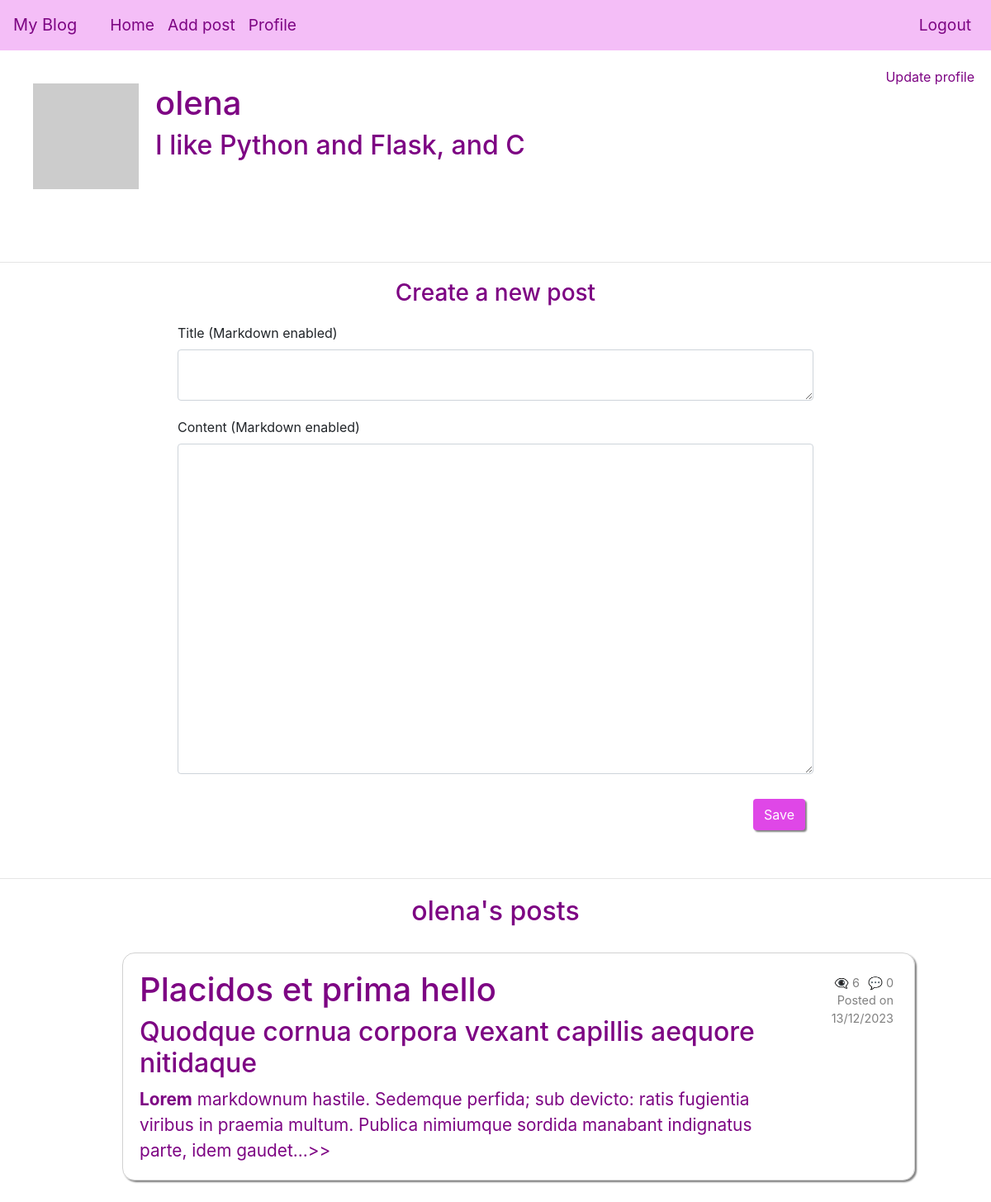
/user/olena (signed in), run on an earlier commit of the app's database.
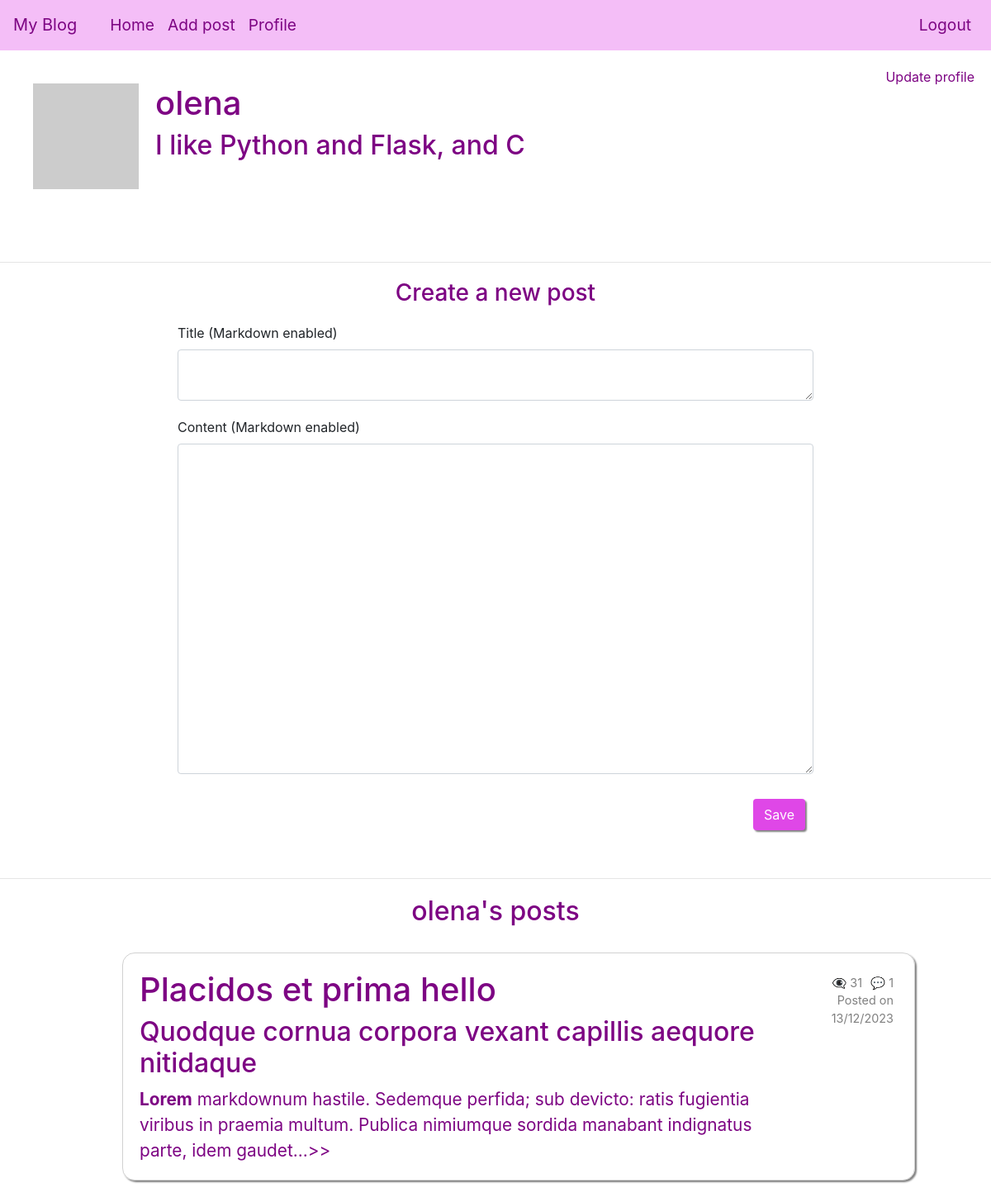
And on a later commit of the database.
### app/models/models.py (models this page shows, shortened)
class Post(db.Model):
    __tablename__ = "post"
    id = db.Column(db.Integer, primary_key=True)
    title = db.Column(String(250))
    title_html = db.Column(db.String(250))
    body = db.Column(String(2500))
    body_html = db.Column(db.String(2500))
    timestamp = db.Column(DateTime, default=func.now())
    user_id = db.Column(db.Integer, db.ForeignKey('user.id'), nullable=False)
    user = db.relationship('User', back_populates='posts')
    comments = db.relationship('Comment', back_populates='post', cascade='all, delete-orphan')
    views = db.Column(db.Integer, server_default=str(0))
    def get_comments_length(self):
        commments = Comment.query.filter_by(post_id=self.id).all()
        return len(commments)

### app/routes/routes.py (the view, shortened to what this page needs)
@blueprint.route('/user/<username>', methods=["GET", "POST"])
@login_required
def user(username):
        user = User.query.filter_by(username=username).first_or_404()
        form = PostForm()
        page = request.args.get('page', 1, type=int)
        per_page = 2
        user.profile_image = user.get_avatar(128)
        posts = Post.query.filter_by(user_id=user.id).order_by(Post.timestamp.desc()).paginate(page=page, per_page=per_page, error_out=False)
        return render_template('profile.html', user=user, form=form, posts=posts)

### app/forms/post_form.py
class PostForm(FlaskForm):
    title = PageDownField('Title (Markdown enabled)', validators=[DataRequired(), Length(min=0, max=250)])
    post = PageDownField('Content (Markdown enabled)', render_kw={'class': 'form-control', 'rows': 10}, validators=[DataRequired(), Length(min=0, max=2500)])
    submit = SubmitField('Save')

### app/models/models.py (called while the page is built)
    def get_avatar(self, size):
        digest = md5(self.email.lower().encode('utf-8')).hexdigest()
        self.profile_image = f'https://www.gravatar.com/avatar/{digest}?d=identicon&s={size}'
        return self.profile_image

### app/templates/profile.html (shortened to what this page needs)
{% extends "base.html" %} {% import "bootstrap/wtf.html" as wtf %}{% block
content %}
<div class="avatar-username">
    <div class="avatar-username">
        <img src="{{ user.profile_image }}" width="128" height="128" />
        <div>
            <h1>{{ user.username }}</h1>
            {% if user.info %}
            <h2>{{user.info}}</h2>
            {% endif %}
        </div>
    </div>
    {% if current_user == user%}
    <div class="update-profile-link">
        <a href="{{ url_for('main.update_profile') }}">Update profile</a>
    </div>
    {% endif %}
</div>
<hr />
{% if current_user == user%}
<h3 class="greeting">Create a new post</h3>
<div class="container-fluid">
    <div class="row">
        <div class="col-lg-8 col-md-8 col-sm-10 col-xs-10">
            {{ wtf.quick_form(form)}}
        </div>
    </div>
</div>
<hr />
{% endif %}
{% if posts %}
<h2 class="greeting">{{user.username}}'s posts</h2>
{% for post in posts%}
<div class="posts">
    <ul>
        <a href="{{url_for('main.post', id=post.id)}}" class="post-link">
            <li class="post">
                <div class="avatar-comment">
                    <div>
                        {% if post.title_html %} {{post.title_html | safe}} {%
                        else %}
                        <h1>{{post.title}}</h1>
                        {% endif %} {{(post.body_html | safe)[0:250]}}...>>
                    </div>
                </div>
                <div class="comments-date">
                    <div class="comments-views">
                        {% if not post.views%}
                        <p>👁️‍🗨️ 0</p>
                        {% else %}
                        <p>👁️‍🗨️ {{post.views}}</p>
                        {% endif %}
                        <p>💬 {{post.get_comments_length()}}</p>
                    </div>
                    <p>Posted on</p>
                    <p>{{post.timestamp.strftime('%d/%m/%Y')}}</p>
                </div>
            </li></a
        >
    </ul>
</div>
{% endfor%}
{% endif %} {% endblock %}

What changed in the data, as far as the page shows it:
changed Post "Placidos et prima hello": views "6" → "31"; get_comments_length "0" → "1"
